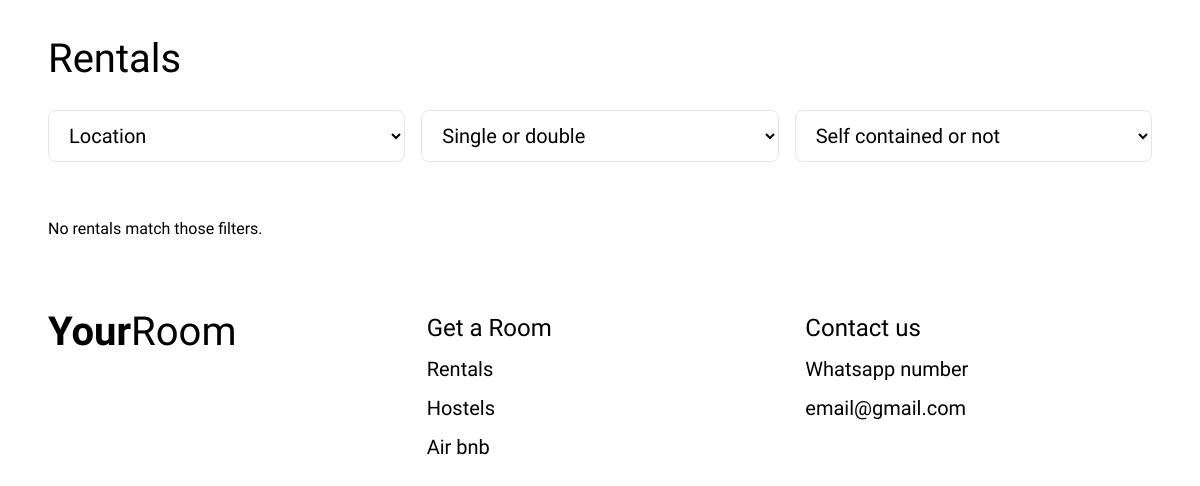
The page /rentals/ on the database as committed earlier.
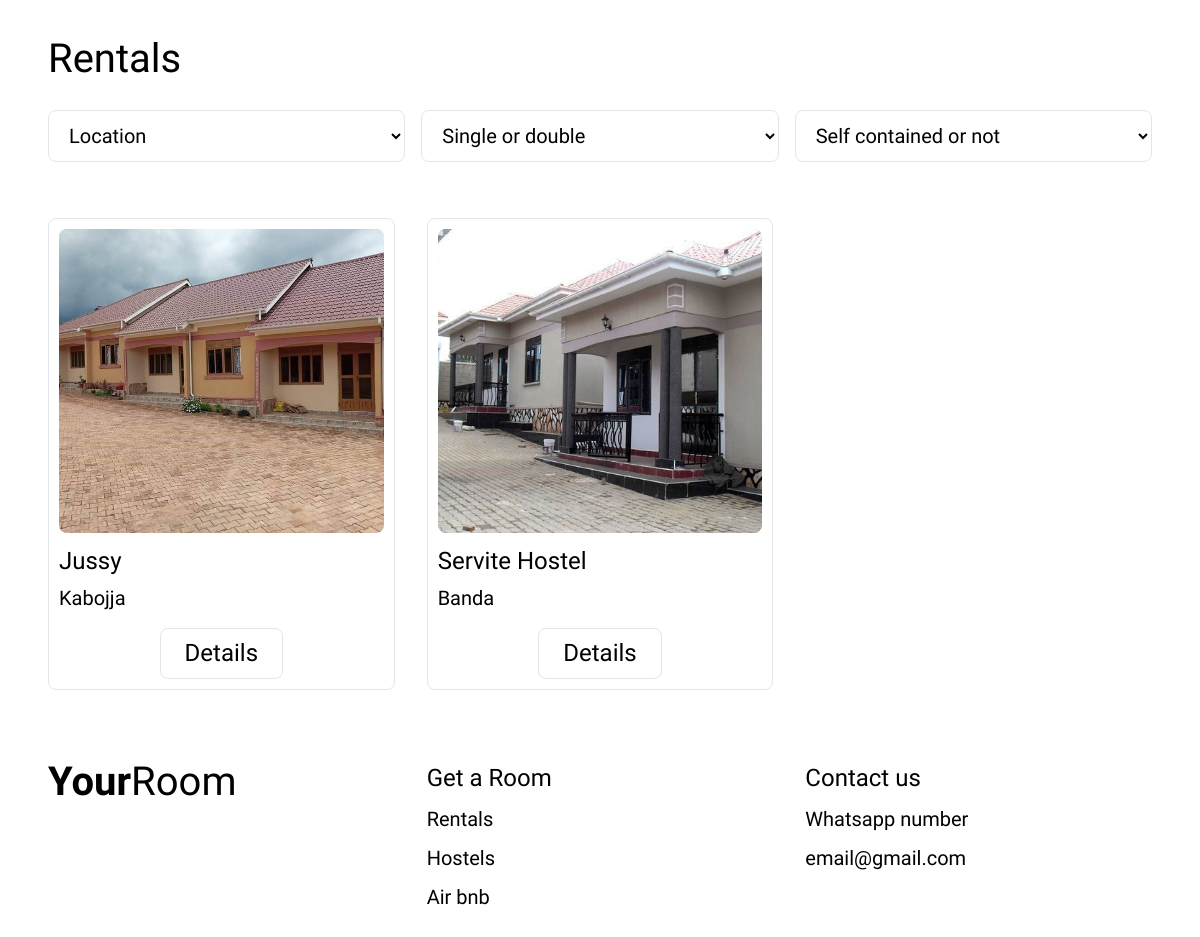
The same page on the database as committed later.
### your_room/models.py (models this page shows, shortened)
class BaseUnit(models.Model):
    name = models.CharField(max_length=150)
    description = models.TextField(blank=True)
    location = models.CharField(max_length=150)
    class Meta:
        abstract = True
        ordering = ["name"]

class Rental(BaseUnit):
    room_type = models.CharField(max_length=10, choices=RoomType.choices)
    self_contained = models.BooleanField(default=False)
    price = models.DecimalField(max_digits=10, decimal_places=2, null=True, blank=True)

class UnitImageBase(models.Model):
    image = models.ImageField(upload_to="units/%Y/%m/")
    is_main = models.BooleanField(
        default=False,
        help_text="Check this box to set this image as the main display photo."
    )
    class Meta:
        abstract = True
        ordering = ["is_main"]

class RentalImage(UnitImageBase):
    unit = models.ForeignKey(Rental, related_name="images", on_delete=models.CASCADE)

### your_room/views.py (the view)
# urls.py: path("rentals/", rental, name = "rentals"),
def rental(request):
    units = Rental.objects.prefetch_related("images")
    location = request.GET.get("location")
    room_type = request.GET.get("room_type")
    self_contained = request.GET.get("self_contained")
    if location:
        units = units.filter(location__icontains=location)
    if room_type:
        units = units.filter(room_type=room_type)
    if self_contained in ("true", "false"):
        units = units.filter(self_contained=(self_contained == "true"))
    context = {
        "units": units,
        "locations": Rental.objects.values_list("location", flat=True).distinct(),
    }
    return render(request, "your_room/rentals.html", context)

### your_room/templates/your_room/rentals.html (shortened to what this page needs)
<!DOCTYPE html>
{% load static %}
<html lang="en">
<head>
<link rel="stylesheet" href="{% static 'your_room/styles.css' %}" />
</head>
<body>
<main>
  <h1 class="page-title container">Rentals</h1>
  <form class = "filters container", method = "get", id = "filter-form">
    <select name = "location", class = "filter", onchange="document.getElementById('filter-form').submit()">
      <option value = "">Location</option>
    </select>
    <select name="room_type" class="filter" onchange="document.getElementById('filter-form').submit()">
    <option value="">Single or double</option>
  </select>
  <select name="self_contained" class="filter" onchange="document.getElementById('filter-form').submit()">
    <option value="">Self contained or not</option>
  </select>
  </form>
 <div class="grid container">
    {% for unit in units %}
      <article class="card">
        {% with unit.images.first as img %}
          {% if img %}
            <img src="{{ img.image.url }}" alt="{{ unit.name }}" loading="lazy" />
          {% else %}
            <img src="{% static 'your_room/images/hero.png' %}" alt="{{ unit.name }}" loading="lazy" />
          {% endif %}
        {% endwith %}
        <h3>{{ unit.name }}</h3>
        <p>{{ unit.location }}</p>
        <div class="card__action">
          <a class="btn btn--sm" href="{% url 'unit-detail' 'rental' unit.pk %}">Details</a>
        </div>
      </article>
    {% empty %}
      <p>No rentals match those filters.</p>
    {% endfor %}
  </div>
</main>
<footer class="footer container">
  <a class="logo" href="{% url 'index' %}"><b>Your</b><span>Room</span></a>
  <div class="col">
    <strong>Get a Room</strong>
    <a href="{% url 'rentals' %}">Rentals</a>
    <a href="{% url 'hostels' %}">Hostels</a>
    <a href="{% url 'airbnb' %}">Air bnb</a>
  </div>
  <div class="col">
    <strong>Contact us</strong>
    <span>Whatsapp number</span>
    <span>email@gmail.com</span>
  </div>
</footer>
</body>
</html>

Rows that differ between the two databases and show on the page:
added Rental: images.first.image (picture), name "Jussy", location "Kabojja"
added Rental: images.first.image (picture), name "Servite Hostel", location "Banda"
Other text that changed with them:
text no longer shown: "No rentals match those filters."
